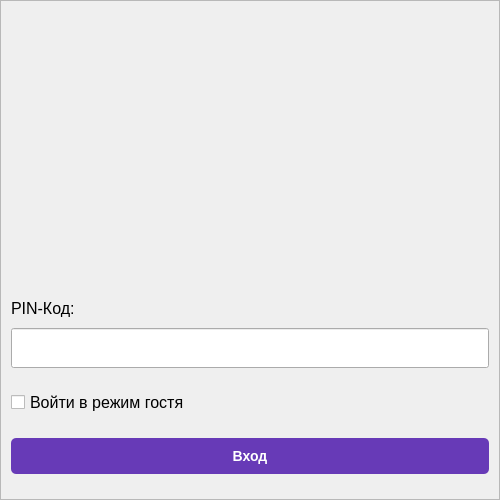
<?xml version="1.0" encoding="UTF-8"?>
<ui version="4.0">
 <class>MainWindow</class>
 <widget class="QMainWindow" name="MainWindow">
  <property name="geometry">
   <rect>
    <x>0</x>
    <y>0</y>
    <width>500</width>
    <height>500</height>
   </rect>
  </property>
  <property name="minimumSize">
   <size>
    <width>500</width>
    <height>500</height>
   </size>
  </property>
  <property name="maximumSize">
   <size>
    <width>500</width>
    <height>500</height>
   </size>
  </property>
  <property name="windowTitle">
   <string>Вход в систему</string>
  </property>
  <widget class="QWidget" name="centralwidget">
   <layout class="QVBoxLayout" name="verticalLayout">
    <property name="spacing">
     <number>0</number>
    </property>
    <property name="leftMargin">
     <number>0</number>
    </property>
    <property name="topMargin">
     <number>0</number>
    </property>
    <property name="rightMargin">
     <number>0</number>
    </property>
    <property name="bottomMargin">
     <number>0</number>
    </property>
    <item>
     <widget class="QFrame" name="container">
      <property name="frameShape">
       <enum>QFrame::StyledPanel</enum>
      </property>
      <property name="frameShadow">
       <enum>QFrame::Raised</enum>
      </property>
      <layout class="QVBoxLayout" name="verticalLayout_2">
       <property name="spacing">
        <number>15</number>
       </property>
       <property name="leftMargin">
        <number>10</number>
       </property>
       <property name="topMargin">
        <number>0</number>
       </property>
       <property name="rightMargin">
        <number>10</number>
       </property>
       <property name="bottomMargin">
        <number>25</number>
       </property>
       <item>
        <widget class="QFrame" name="logo">
         <property name="frameShape">
          <enum>QFrame::NoFrame</enum>
         </property>
         <property name="frameShadow">
          <enum>QFrame::Raised</enum>
         </property>
         <layout class="QHBoxLayout" name="horizontalLayout_2">
          <property name="spacing">
           <number>0</number>
          </property>
          <property name="leftMargin">
           <number>0</number>
          </property>
          <property name="topMargin">
           <number>0</number>
          </property>
          <property name="rightMargin">
           <number>0</number>
          </property>
          <property name="bottomMargin">
           <number>0</number>
          </property>
          <item>
           <widget class="QLabel" name="logo_image">
            <property name="text">
             <string/>
            </property>
            <property name="pixmap">
             <pixmap>../../../../OneDrive/Рабочий стол/Бархатные бровки/Бархатные бровки/Общие ресурсы/beauty_logo.ico</pixmap>
            </property>
            <property name="alignment">
             <set>Qt::AlignCenter</set>
            </property>
           </widget>
          </item>
         </layout>
        </widget>
       </item>
       <item>
        <widget class="QFrame" name="pin_code_container">
         <property name="minimumSize">
          <size>
           <width>0</width>
           <height>80</height>
          </size>
         </property>
         <property name="maximumSize">
          <size>
           <width>16777215</width>
           <height>80</height>
          </size>
         </property>
         <property name="frameShape">
          <enum>QFrame::NoFrame</enum>
         </property>
         <property name="frameShadow">
          <enum>QFrame::Raised</enum>
         </property>
         <layout class="QVBoxLayout" name="verticalLayout_3">
          <property name="spacing">
           <number>0</number>
          </property>
          <property name="leftMargin">
           <number>0</number>
          </property>
          <property name="topMargin">
           <number>0</number>
          </property>
          <property name="rightMargin">
           <number>0</number>
          </property>
          <property name="bottomMargin">
           <number>0</number>
          </property>
          <item>
           <widget class="QLabel" name="pin_code_label">
            <property name="styleSheet">
             <string notr="true">QLabel {
	font-size: 16px;
	color: black;
	font-weight: medium;
}</string>
            </property>
            <property name="text">
             <string>PIN-Код:</string>
            </property>
           </widget>
          </item>
          <item>
           <widget class="QLineEdit" name="pin_code_lineEdit">
            <property name="styleSheet">
             <string notr="true">QLineEdit {
    padding: 10px 5px;
	color: black;
	font-size: 14px;
	font-weight: bold;
}</string>
            </property>
           </widget>
          </item>
         </layout>
        </widget>
       </item>
       <item>
        <widget class="QFrame" name="customer_mode_container">
         <property name="minimumSize">
          <size>
           <width>0</width>
           <height>40</height>
          </size>
         </property>
         <property name="maximumSize">
          <size>
           <width>16777215</width>
           <height>40</height>
          </size>
         </property>
         <property name="frameShape">
          <enum>QFrame::NoFrame</enum>
         </property>
         <property name="frameShadow">
          <enum>QFrame::Raised</enum>
         </property>
         <layout class="QHBoxLayout" name="horizontalLayout">
          <property name="spacing">
           <number>0</number>
          </property>
          <property name="leftMargin">
           <number>0</number>
          </property>
          <property name="topMargin">
           <number>0</number>
          </property>
          <property name="rightMargin">
           <number>0</number>
          </property>
          <property name="bottomMargin">
           <number>0</number>
          </property>
          <item>
           <widget class="QCheckBox" name="customer_check_box">
            <property name="styleSheet">
             <string notr="true">QCheckBox {
	font-size: 16px;
	color: black;
}</string>
            </property>
            <property name="text">
             <string>Войти в режим гостя</string>
            </property>
           </widget>
          </item>
         </layout>
        </widget>
       </item>
       <item>
        <widget class="QPushButton" name="pushButton">
         <property name="styleSheet">
          <string notr="true">QPushButton {
	background: #673ab7;
	padding: 10px 40px;
	color: white;
    font-weight: bold;
	font-size: 14px;
    border-radius: 5px;
}

QPushButton:hover {
	background: #673ae7;
}

QPushButton:focus {
	outline: none;
	border: none;
}</string>
         </property>
         <property name="text">
          <string>Вход</string>
         </property>
        </widget>
       </item>
      </layout>
     </widget>
    </item>
   </layout>
  </widget>
 </widget>
 <resources/>
 <connections/>
</ui>
